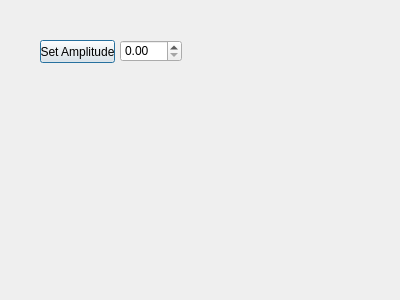
<?xml version="1.0" encoding="UTF-8"?>
<ui version="4.0">
 <class>Dialog</class>
 <widget class="QDialog" name="Dialog">
  <property name="geometry">
   <rect>
    <x>0</x>
    <y>0</y>
    <width>400</width>
    <height>300</height>
   </rect>
  </property>
  <property name="windowTitle">
   <string>Dialog</string>
  </property>
  <widget class="QPushButton" name="pushButton">
   <property name="geometry">
    <rect>
     <x>40</x>
     <y>40</y>
     <width>75</width>
     <height>23</height>
    </rect>
   </property>
   <property name="text">
    <string>Set Amplitude</string>
   </property>
  </widget>
  <widget class="QDoubleSpinBox" name="doubleSpinBox">
   <property name="geometry">
    <rect>
     <x>120</x>
     <y>40</y>
     <width>62</width>
     <height>22</height>
    </rect>
   </property>
   <property name="maximum">
    <double>10.000000000000000</double>
   </property>
  </widget>
 </widget>
 <resources/>
 <connections/>
</ui>
